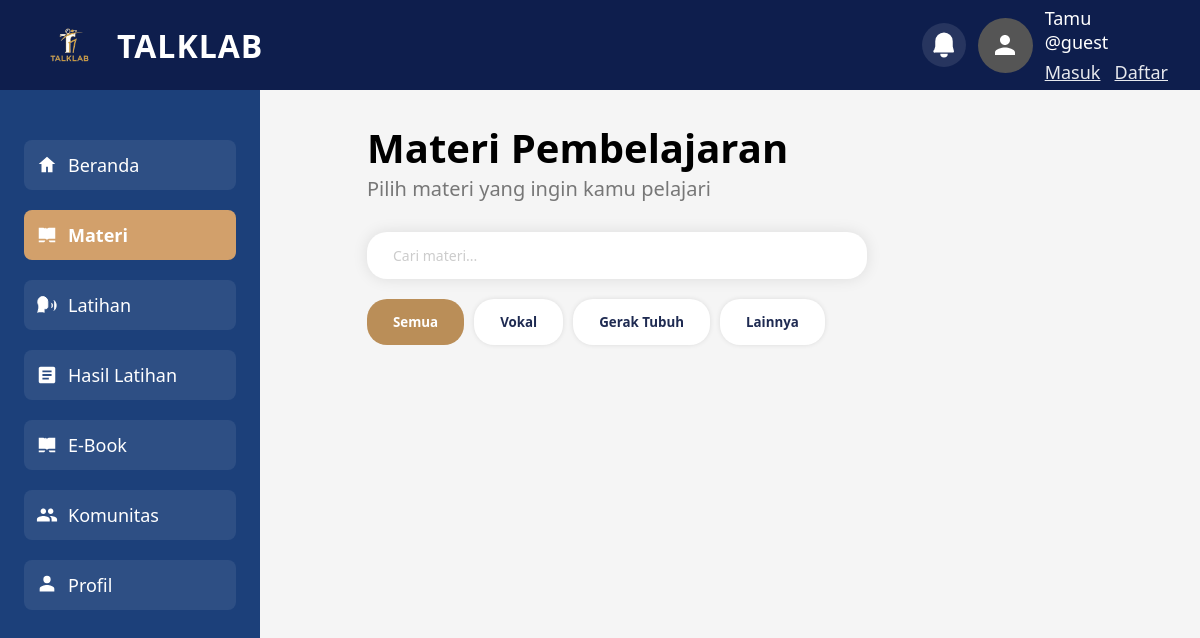
Before: /Materi.php with the older database file.
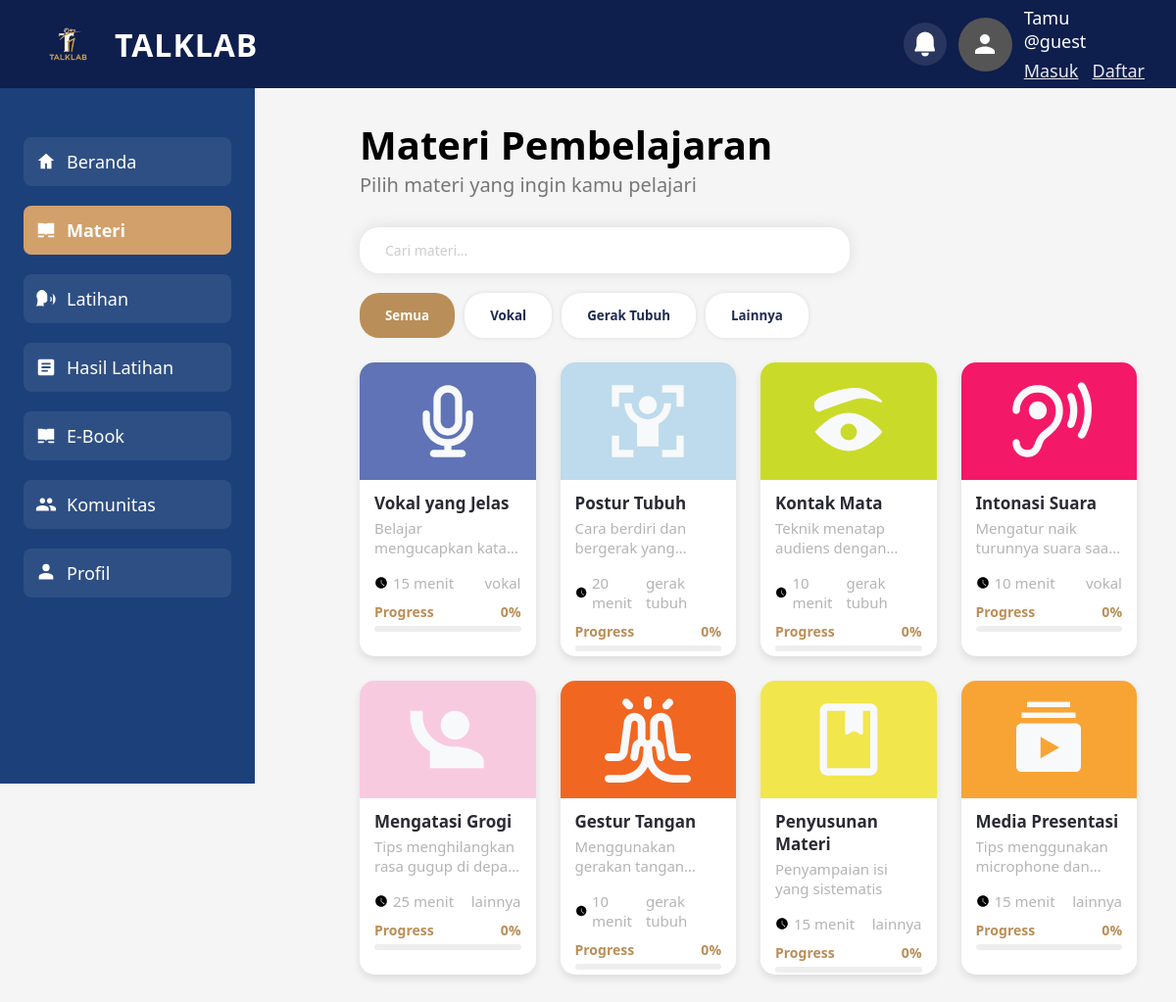
After: the same page with the newer database file.
### tables this page shows
CREATE TABLE `materials` (
  `id` varchar(50) NOT NULL,
  `title` varchar(100) NOT NULL,
  `description` varchar(255) NOT NULL,
  `category` varchar(50) NOT NULL,
  `time_minutes` int(11) NOT NULL DEFAULT 10,
  `icon_file` varchar(50) NOT NULL,
  `color_class` varchar(30) NOT NULL,
  `created_at` datetime NOT NULL DEFAULT current_timestamp()
);

### Materi.php (the view, shortened to what the rows shown need)
<?php
require_once 'core.php';
$app = new manz();
$currentUser = $app->getCurrentUser();
$categoryFilter = $_GET['category'] ?? null;
$materials = $app->getMaterials($categoryFilter);
$progressData = [];
if ($currentUser) {
    foreach ($materials as $mat) {
        $mId = $mat['id'];
        $videos = $app->getMaterialVideos($mId);
        $total = count($videos);
        if ($total > 0) {
            $completed = $app->getMaterialProgressCount($currentUser['Id_User'], $mId);
            if ($completed > $total) $completed = $total;
            if ($completed < 0) $completed = 0;
            $pct = round(($completed / $total) * 100);
            $progressData[$mId] = $pct;
        } else {
            $progressData[$mId] = 0;
        }
    }
} else {
    foreach ($materials as $mat) {
        $progressData[$mat['id']] = 0;
    }
}
?>
<!DOCTYPE html>
<html lang="id">
<head>
</head>
<body>
  <?php include 'includes/header.php'; ?>
  <main>
    <h1 style="font-size:40px; font-weight:700; color:#000;">Materi Pembelajaran</h1>
    <div class="cards">
      <?php foreach ($materials as $mat): ?>
      <a href="materi_detail.php?id=<?= htmlspecialchars($mat['id']) ?>">
        <div class="card">
          <div class="card-header <?= htmlspecialchars($mat['color_class']) ?>" title="<?= htmlspecialchars($mat['title']) ?>">
            <img src="<?= htmlspecialchars($mat['icon_file']) ?>" width="88" height="88" alt="Icon" onerror="this.style.display='none'">
          </div>
          <div class="card-body">
            <h2 class="card-title"><?= htmlspecialchars($mat['title']) ?></h2>
            <p class="card-desc"><?= htmlspecialchars($mat['description']) ?></p>
            <div class="card-info">
              <div class="time">
                <svg viewBox="0 0 24 24"><path d="M12 22c5.52 0 10-4.48 10-10S17.52 2 12 2s-10 4.48-10 10 4.48 10 10 10zm-.5-15h1v6l5.25 3.15-.75 1.23L11.5 13V7z" /></svg>
                <?= (int)$mat['time_minutes'] ?> menit
              </div>
              <div><?= htmlspecialchars($mat['category']) ?></div>
            </div>
            <div class="progress-text"><span>Progress</span><span><?= $progressData[$mat['id']] ?>%</span></div>
            <div class="progress-bar"><div class="progress" style="width: <?= $progressData[$mat['id']] ?>%;"></div></div>
          </div>
        </div>
      </a>
      <?php endforeach; ?>
    </div>
  </main>
</body>
</html>

Changed rows visible on the page:
added materials: icon_file (picture), title "Vokal yang Jelas", description "Belajar mengucapkan…", time_minutes "15", category "vokal", id "0"
added materials: icon_file (picture), title "Postur Tubuh", description "Cara berdiri dan bergerak…", time_minutes "20", category "gerak tubuh", id "0"
added materials: icon_file (picture), title "Kontak Mata", description "Teknik menatap audiens…", time_minutes "10", category "gerak tubuh", id "0"
added materials: icon_file (picture), title "Intonasi Suara", description "Mengatur naik turunnya suara…", time_minutes "10", category "vokal", id "0"
added materials: icon_file (picture), title "Mengatasi Grogi", description "Tips menghilangkan rasa gugup di…", time_minutes "25", category "lainnya", id "0"
added materials: icon_file (picture), title "Gestur Tangan", description "Menggunakan gerakan…", time_minutes "10", category "gerak tubuh", id "0"
added materials: icon_file (picture), title "Penyusunan Materi", description "Penyampaian isi yang sistematis", time_minutes "15", category "lainnya", id "0"
added materials: icon_file (picture), title "Media Presentasi", description "Tips menggunakan microphone…", time_minutes "15", category "lainnya", id "0"
